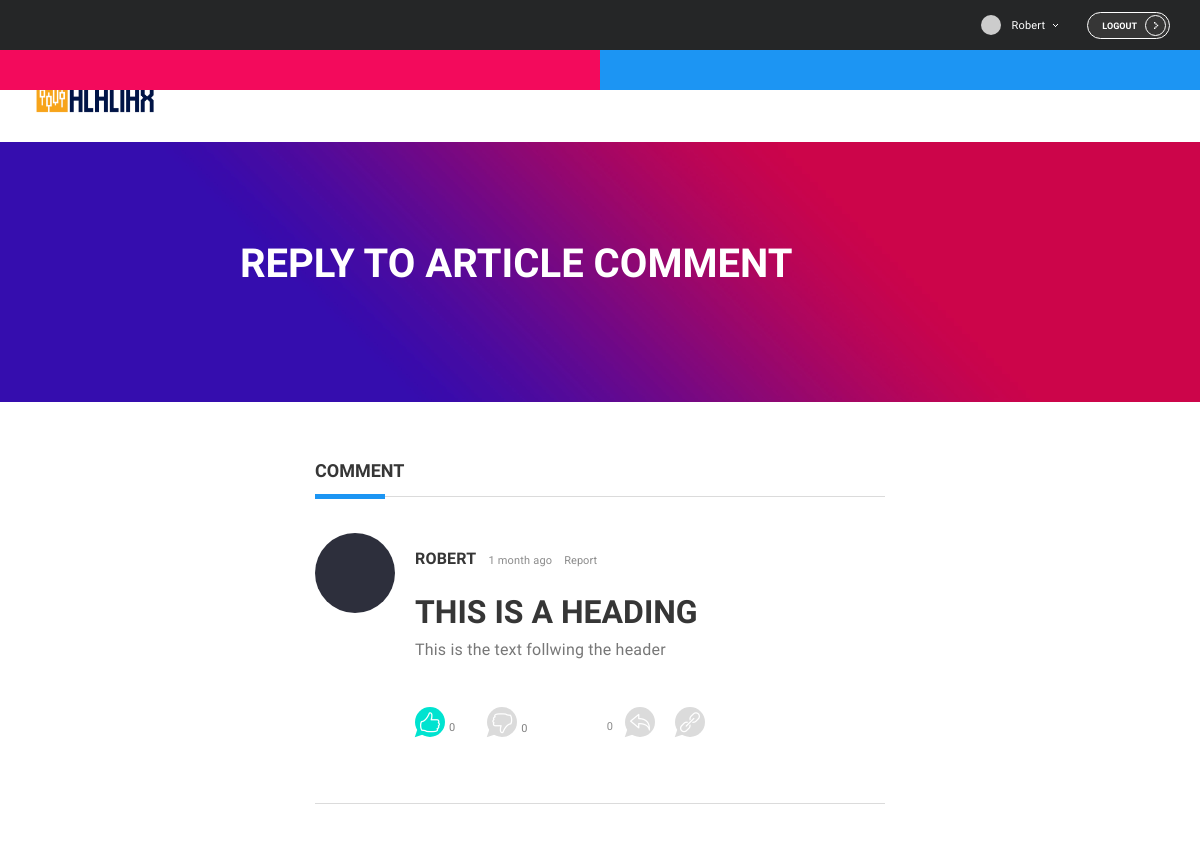
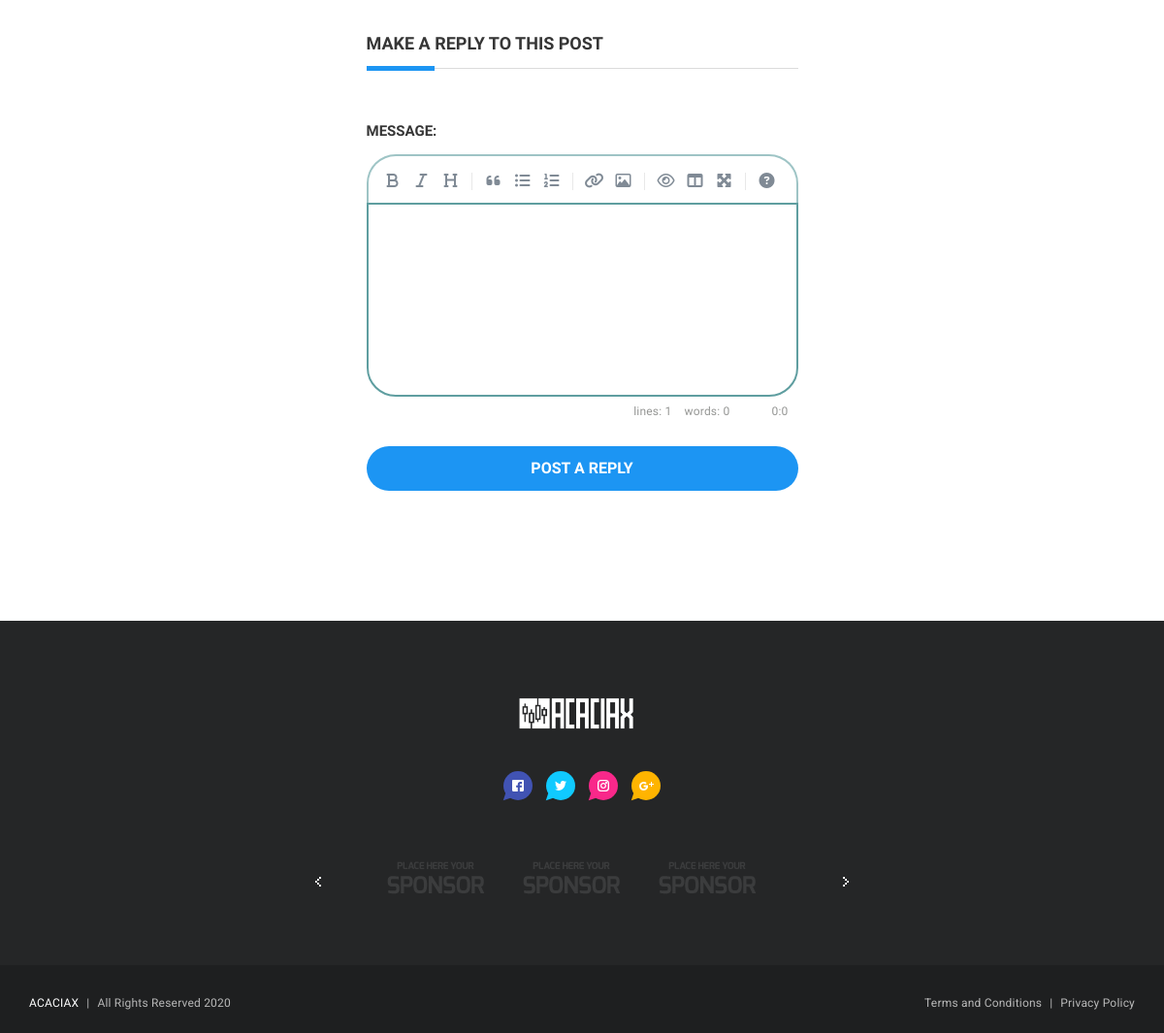
Page /articles/1/posts/2/reply/ (signed in) on the committed database (2 pictures, top to bottom).
### SliderArticles/models.py (models this page shows, shortened)
class ArticlePost(models.Model):
	message = models.TextField(max_length=4000)
	article = models.ForeignKey(SliderArticle, related_name='article_posts', on_delete=models.CASCADE)
	created_at = models.DateTimeField(auto_now_add=True)
	updated_at = models.DateTimeField(null=True)
	created_by = models.ForeignKey(User, related_name='article_posts', on_delete=models.CASCADE)
	updated_by = models.ForeignKey(User, null=True, related_name='+', on_delete=models.CASCADE)
	def get_message_as_markdown(self):
		return mark_safe(markdown(self.message, safe_mode='escape'))

### SliderArticles/views.py (the view)
# urls.py: re_path(r'^articles/(?P<article_pk>\d+)/posts/(?P<article_post_pk>\d+)/reply/$', article_views.reply_article_post, name='reply_article_post'),
@login_required
def reply_article_post(request, article_pk, article_post_pk):
    article_post = get_object_or_404(ArticlePost, pk=article_post_pk)
    if request.method == 'POST':
        form = ArticleCommentForm(request.POST)
        if form.is_valid():
            post = form.save(commit=False)
            post.article_post = article_post
            post.created_by = request.user
            post.save()
            return redirect('article_posts', article_pk=article_pk)
    else:
        form = ArticleCommentForm()
    return render(request, 'reply_article_post.html', {'article_post': article_post, 'form': form})

### forum/templatetags/form_tags.py (called while the page is built)
@register.filter
def input_class(bound_field):
    css_class = 'bder-cstm-clr'
    if bound_field.form.is_bound:
        if bound_field.errors:
            css_class = 'is-invalid'
        elif field_type(bound_field) != 'PasswordInput':
            css_class = 'is-valid'
    return 'form-control {}'.format(css_class)

### forum/templatetags/gravatar.py (called while the page is built)
@register.filter
def gravatar(user):
    email = user.email.lower().encode('utf-8')
    default = 'mm'
    size = 256
    url = 'https://www.gravatar.com/avatar/{md5}?{params}'.format(
        md5=hashlib.md5(email).hexdigest(),
        params=urlencode({'d': default, 's': str(size)})
    )
    return url

### templates/reply_article_post.html (shortened to what this page needs)
{% extends 'base.html' %}
{% load static %}
{% load humanize %}
{% block stylesheet %}
  <link rel="stylesheet" href="{% static 'css/simplemde.min.css' %}">
{% endblock %}
{% block content_reply_article_post %}
  <div class="banner-wrap game-review">
    <div class="banner grid-limit cstm-width-60">
      <h2 class="banner-title text-left">Reply to article Comment</h2>
    </div>
  </div>
  <div class="layout-content-full grid-limit">
    <div class="grid2-1col centered">
      <div id="op-comments" class="post-comment-thread">
        <div class="section-title-wrap blue">
          <h2 class="section-title medium">Comment</h2>
          <div class="section-title-separator"></div>
        </div>
        <div class="post-comment">
          <figure class="user-avatar medium liquid">
          </figure>
          <p class="post-comment-username">{{ article_post.created_by }}</p>
          <p class="post-comment-timestamp">{{  article_post.created_at|naturaltime }}</p>
          <a href="#" class="report-button">Report</a>
          <p class="post-comment-text">{{ article_post.get_message_as_markdown }}</p>
<br><br>
            <div class="topic-comment-actions">
              <div class="topic-actions">
                <div class="topic-action">
                  <a href="#0" onClick="document.getElementById('likebutton').submit()">
                    <div class="topic-action-icon bubble-ornament cyan">
                      <i class="icon-like like-icon"></i>
                    </div>
                    <span class="client-reaction">0</span>
                  </a>
                </div>
                <div class="topic-action">
                 <a href="#0" onClick="document.getElementById('dislikebutton').submit()">
                    <div class="topic-action-icon bubble-ornament hoverable red">
                      <i class="icon-dislike dislike-icon"></i>
                    </div>
                    <span class="client-reaction">0</span>
                 </a>
                </div>
                <div style="margin-left: 10%;" class="topic-action inverted">
                  <div class="topic-action-icon bubble-ornament hoverable blue">
                    <a href="#0">
                      <i class="icon-action-undo reply-icon"></i>
                    </a>
                  </div>
                  <p class="topic-action-text">{{ article_post.article_comments.count }}</p>
                </div>
                <div class="topic-action">
                  <div class="topic-action-icon bubble-ornament hoverable black">
                    <i class="icon-link share-icon"></i>
                  </div>
                </div>
              </div>
            </div>
        </div>
      </div>
      <div id="tab-new-topic" class="tab-wrap">
        <div class="tab-body">
          <div class="tab-item">
            <div class="form-box">
              <div class="section-title-wrap blue">
                <h2 class="section-title medium">Make a reply to this post</h2>
                <div class="section-title-separator"></div>
              </div>
              <form method="post">
                {% include 'includes/form.html' %}
                <button type="submit" class="button blue full">Post a reply</button>
              </form>
            </div>
          </div>
        </div>
      </div>
    </div>
  </div>
{% endblock content_reply_article_post %}

### templates/navbar/navbar.html (shortened to what this page needs)
{% load static %}
{% load gravatar %}
  <div class="header-wrap">
    <div class="header grid-limit">
      <div class="widget-selectables float_right">
        {% if user.is_authenticated %}
        <div class="widget-options-wrap">
          <div id="account-dropdown-trigger" class="current-option">
            <div class="current-option-value">
              <img class="widget-option-img user-avatar micro" src="{{ user|gravatar }}" alt="avatar-01">
              <p class="widget-option-text cstm-camel-case">{{ user.username }}</p>
            </div>
            <svg class="arrow-icon">
              <use xlink:href="#svg-arrow"></use>
            </svg>
          </div>
        </div>
        <a href="{% url 'logout' %}" class="button tiny hidden-xs logout-btn log-button">
            Logout
            <div class="button-ornament cstm-btn-ornament">
              <svg class="arrow-icon">
                <use xlink:href="#svg-arrow"></use>
              </svg>
            </div>
          </a>
        {% endif %}
      </div>
    </div>
  </div>
  <nav class="navigation-wrap void">
    <div class="navigation grid-limit">
      <div class="logo">
        <a href="{% url 'home' %}">
          <figure class="logo-img">
              <img src="{% static 'img/acaciax/logo/full-logo.png' %}" alt="Logo">
          </figure>
        </a>
      </div>
    </div>
  </nav>

### static/css/custom_css.css (style rules this page uses)
.header { display: inherit; }
.float_right { float: right; }
html { scroll-behavior: smooth; }
span { font-family: "Exo",sans-serif!important; letter-spacing: 0.2px; }
p { font-size: 1.0em; padding-top: 8px; font-family: "Exo",sans-serif!important; letter-spacing: 0.2px; }
.client-reaction { font-size: 11px; color: gray; }
.bubble-ornament .heart-icon, .bubble-ornament .like-icon, .bubble-ornament .dislike-icon { font-size: 20px; }
.bubble-ornament .reply-icon, .bubble-ornament .share-icon { font-size: 20px; }
.widget-options-wrap .current-option-value .widget-option-text { line-height: 35px; }
.logout-btn { border:1px solid #fff; }
.cstm-btn-ornament { background-color: transparent!important; border: 1px solid #fff; top: 2px!important; }
.cstm-btn-ornament .arrow-icon { top: 6px!important; left: 8px!important; width: 5px; height: 7px; }
.button.full { font-size: 16px; margin-top: 20px; }
.cstm-camel-case { text-transform: capitalize; }
.text-left { text-align: left!important; }
.cstm-width-60 { width: 60%; }
.section-title-wrap .section-title-separator:before { height: 5px; }
label { font-size: 15px; font-weight: 700; padding-top: 25px; }
.header .widget-selectables:last-child .widget-options-wrap { display: unset; }
.header .widget-selectables .widget-option-img { display: unset; }
.logo .logo-img { width: 130px }
.form-box { padding: 34px 0px; max-width: 445px; }

### rows in the picture
ArticlePost: created_by "ROBERT", created_at "1 month ago", get_message_as_markdown "THIS IS A HEADING This is the text follwing the header", article_comments.count "0"

### other values in the picture
{{ user.username }} "Robert"
{{ field.label_tag }} "MESSAGE:"
